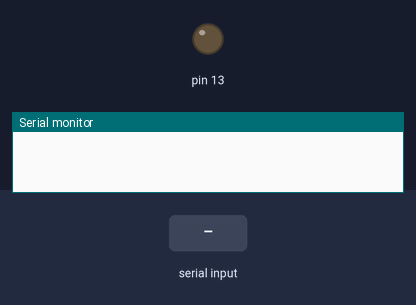
A sketch run on a simulated Arduino Uno, built with avr-gcc and run on an emulated ATmega328P. Parts: output pins drawn as LEDs (lit = HIGH), the last lines printed to the serial monitor. The inputs (shaded band) are chosen by the test bench.

Above: at 1.2 s.
1.3 s: "1" received over the second serial link
At 2.3 s:
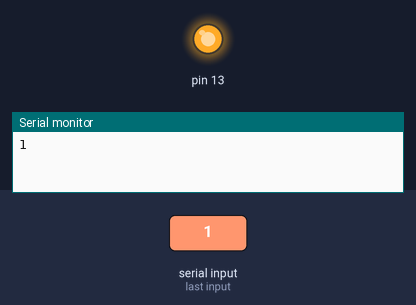
Timing chart, 0 to 4.3 s (numbered marks = the images above; inputs shaded):
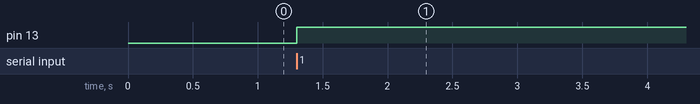

Measured:
- after the input at 1.3 s, pin 13: LOW → HIGH at once

The sketch:

Bluetooth._Texting_with_phone.ino
```cpp
#include <SoftwareSerial.h>
SoftwareSerial bluth(10, 11); // Name the Module as "bluth". Trasmitt is 10. Recieve is 11. Pin number


void setup() {
  pinMode(13,OUTPUT);
  Serial.begin(9600);
  bluth.begin(9600);
}
void loop() {
  if (bluth.available()) {
    char data = bluth.read();
Serial.print(data);


  if (data = 1) {
    digitalWrite(13,HIGH);
  }
   if (data = 0) {
    digitalWrite(13,LOW);
  }
  }
}
```
